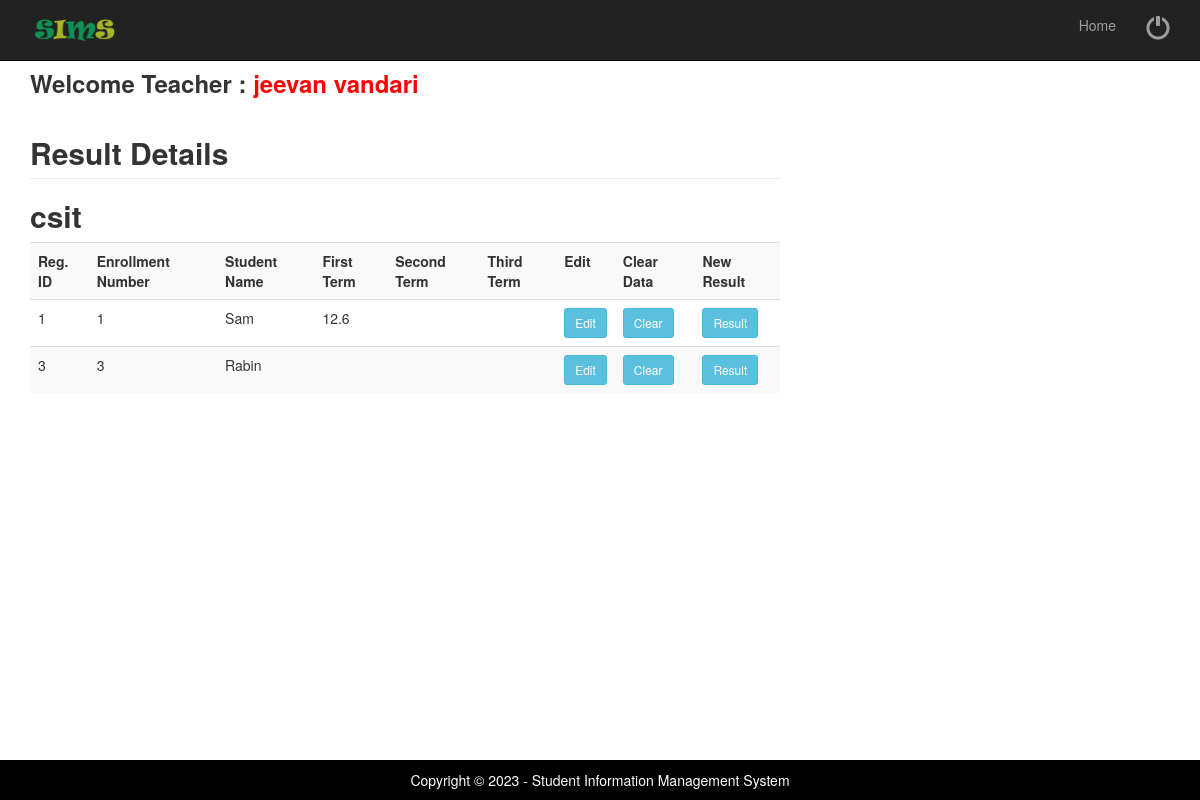
Page /ResultDetails.php (signed in) on the committed database.
### tables this page shows
CREATE TABLE IF NOT EXISTS `facutlytable` (
  `FID` int(10) NOT NULL AUTO_INCREMENT,
  `FName` varchar(50) NOT NULL,
  `FaName` varchar(30) NOT NULL,
  `Addrs` text NOT NULL,
  `Gender` varchar(6) NOT NULL,
  `JDate` date NOT NULL,
  `City` varchar(10) NOT NULL,
  `Pass` varchar(10) NOT NULL,
  `PhNo` bigint(10) NOT NULL,
  `course` varchar(20) DEFAULT NULL,
  `rating` float DEFAULT NULL,
  PRIMARY KEY (`FID`)
);

CREATE TABLE IF NOT EXISTS `studenttable` (
  `Eno` bigint(20) NOT NULL AUTO_INCREMENT,
  `FName` varchar(30) NOT NULL,
  `LName` varchar(30) NOT NULL,
  `FaName` varchar(30) NOT NULL,
  `Addrs` text NOT NULL,
  `Gender` varchar(6) NOT NULL,
  `Course` varchar(20) NOT NULL,
  `DOB` date NOT NULL,
  `PhNo` bigint(10) NOT NULL,
  `Pass` varchar(20) NOT NULL,
  `Eid` varchar(50) NOT NULL,
  `SRegID` int(50) NOT NULL,
  `G1` float DEFAULT NULL,
  `G2` float DEFAULT NULL,
  `G3` float DEFAULT NULL,
  `failures` int(11) DEFAULT '0',
  PRIMARY KEY (`Eno`)
);

### ResultDetails.php (the view, shortened to what this page needs)
<?php
$userid = $_SESSION[ "fidx" ];
$fname = $_SESSION[ "fname" ];
?>
<?php include('fhead.php');  ?>
<div class="container">
	<div class="row">
		<div class="col-md-8">
			<h3><b> Welcome Teacher : <a href="welcomefaculty.php" ><span style="color:#FF0004"> <?php echo $fname; ?></span></b></a> </h3>
			<?php
include('database.php');
$sql = "SELECT course FROM facutlytable WHERE FID=$userid";
$res=mysqli_query($connect,$sql);
$row = mysqli_fetch_array($res);
$course = $row[0];
$sql="SELECT * FROM studenttable WHERE course='$course'";
$rs=mysqli_query($connect,$sql);
echo "<h2 class='page-header'><b>Result Details</b></h2>";
echo "<h2><b>$course</b></h2>";
echo "<table class='table table-striped' style='width:100%'>
<tr>
<th>Reg. ID</th>
<th>Enrollment Number</th>
<th>Student Name</th>
<th>First Term</th>
<th>Second Term</th>
<th>Third Term</th>
<th>Edit</th>
<th>Clear Data</th>
<th>New Result</th>
</tr>";
while($row=mysqli_fetch_array($rs))
{
?>
			<tr>
				<td>
					<?PHP echo $row['SRegID'];?>
				</td>
				<td>
					<?PHP echo $row['Eno'];?>
				</td>
				<td>
					<?PHP echo $row['FName'];?>
				</td>
				<td>
					<?PHP echo $row['G1'];?>
				</td>
				<td>
				</td>
				<td>
				</td>
				<td>
					<a href="UpdateResultDetails.php?editid=<?php echo $row['Eno']; ?>&courseid=<?php echo $course; ?>"><input type="button" Value="Edit" class="btn btn-info btn-sm"></a>
				</td>
				<td>
					<a href="ClearDetails.php?clearid=<?php echo $row['Eno']; ?>&courseid=<?php echo $course; ?>"><input type="button" Value="Clear" class="btn btn-info btn-sm"></a>
				</td>
				<td>
					<a href="NewResult.php?resid=<?php echo $row['Eno']; ?>&courseid=<?php echo $course; ?>"><input type="button" Value="Result" class="btn btn-info btn-sm"></a>
				</td>
			</tr>
			<?php
			}
			?>
			</table>
		</div>
	</div>
	<?php include('allfoot.php');  ?>

### css/modern-business.css (style rules this page uses)
html, body { height: 100%; }
body { padding-top: 50px; }

### rows in the picture
facutlytable: course "csit"
studenttable: SRegID "1", Eno "1", FName "Sam", G1 "12.6"
studenttable: SRegID "3", Eno "3", FName "Rabin"

### other values in the picture
$fname "jeevan vandari"
